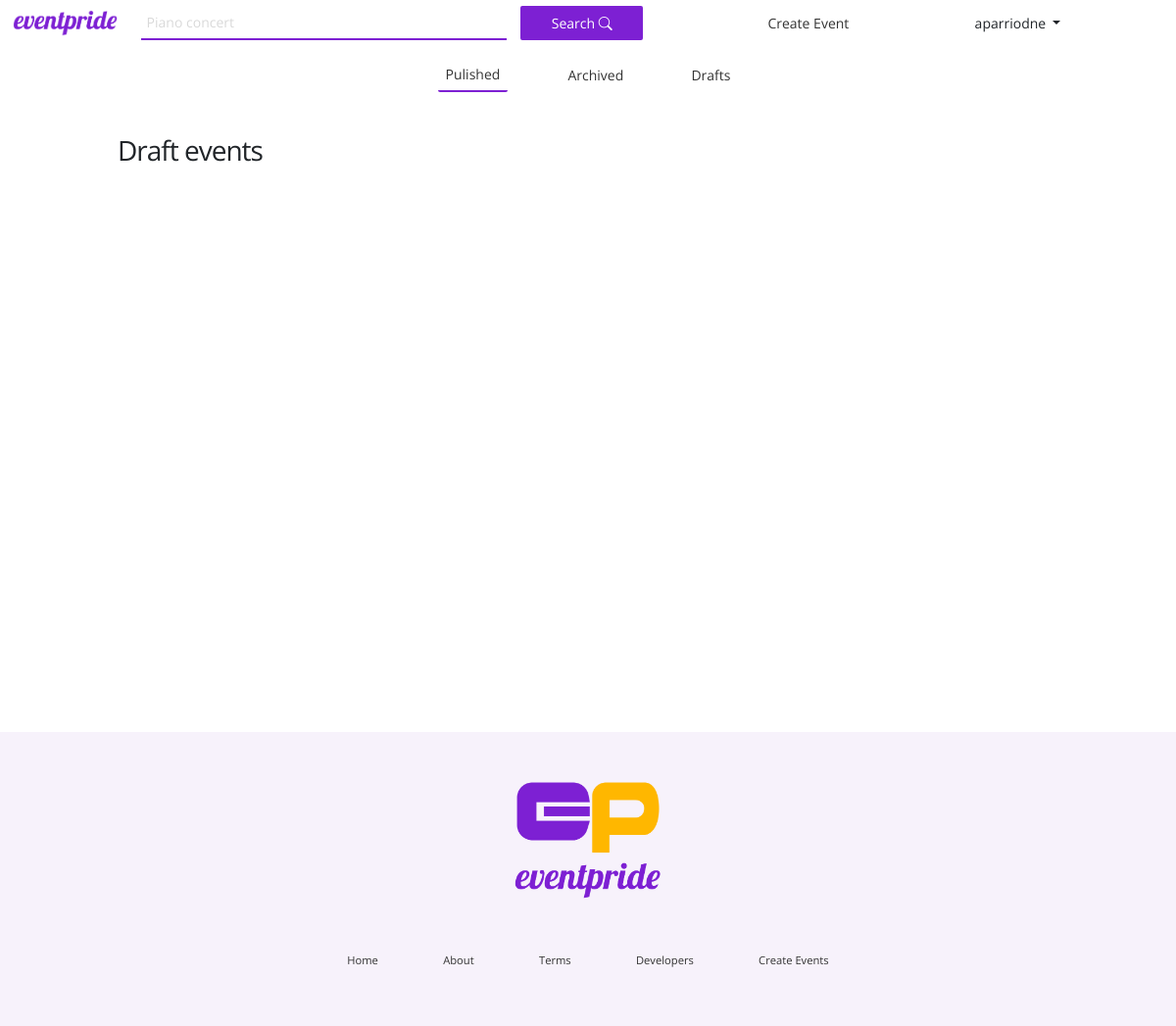
/events/archived/ (signed in), run on an earlier commit of the app's database.
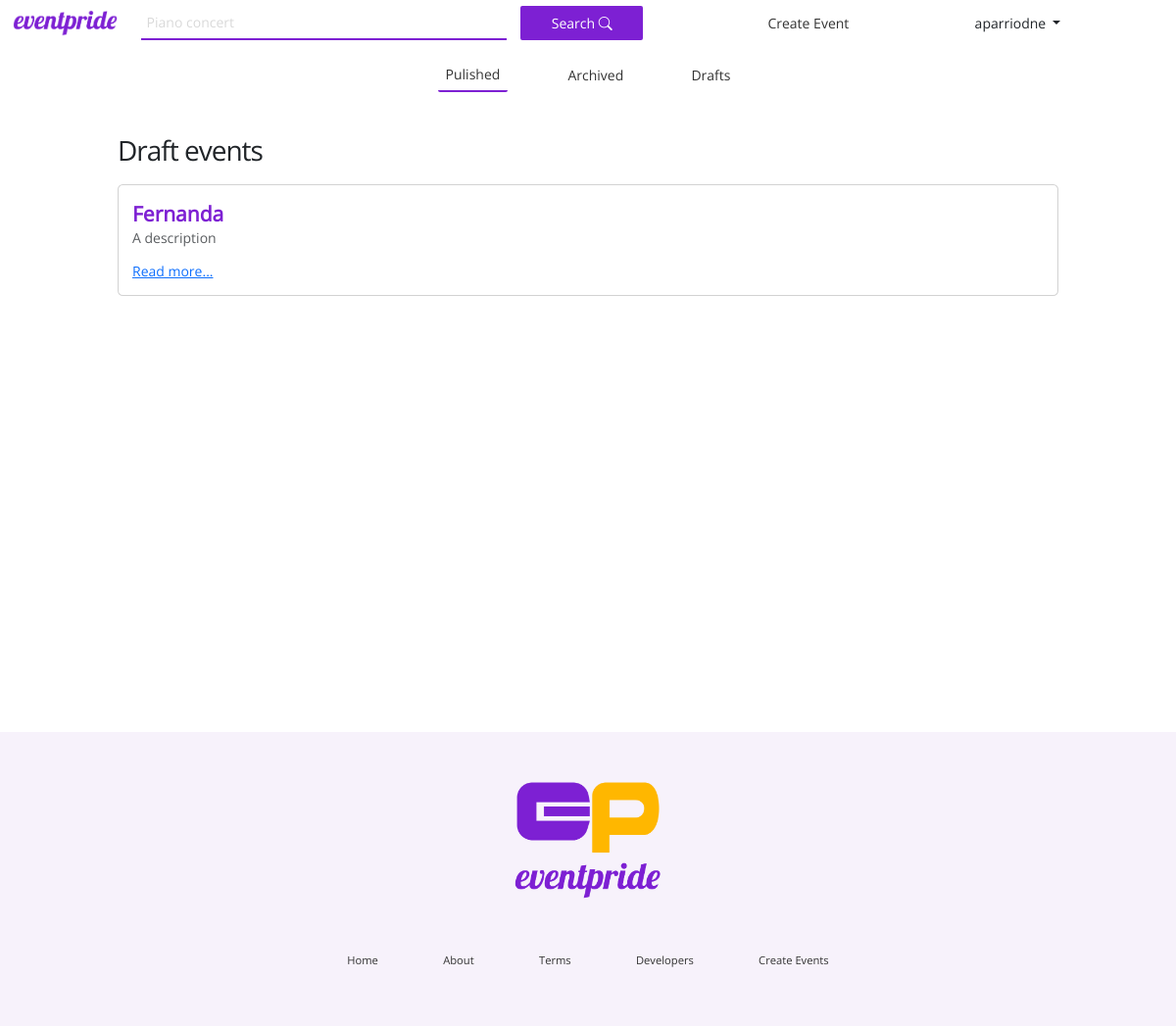
And on a later commit of the database.
### events/models.py (models this page shows, shortened)
class Event(models.Model):
    name = models.CharField(max_length=128)
    description = models.TextField()
    created_on = models.DateTimeField(auto_now_add=True)
    date_picker = models.DateField(null=True, blank=True)
    start_time = models.TimeField(null=True, blank=False)
    end_time = models.TimeField(null=True, blank=False, default=None)
    thumbnail = models.ImageField(upload_to='event_images', default=None, null=True)
    organizer = models.ForeignKey(
        get_user_model(),
        on_delete=models.CASCADE
    )
    status = models.ForeignKey(
        Status,
        on_delete=models.CASCADE,
        null=True, default='draft'
    )
    category = models.CharField(max_length=128, choices=CATEGORY_CHOICES, default='Arts')
    modality = models.CharField(max_length=128, choices=MODALITY_CHOICES, default='Virtual')
    city = models.CharField(max_length=128, choices=CITY_CHOICES, default='San Diego')

### events/views.py (the view)
# urls.py: path("archived/", views.ArchiveEventListView.as_view(), name="archived"),
class ArchiveEventListView(LoginRequiredMixin, ListView):
    template_name = "events/archived.html"
    model = Event
    def get_context_data(self, **kwargs):
        context = super().get_context_data(**kwargs)
        archived_count = Event.objects.filter(status__name='archvied').count()
        context['archived_count'] = archived_count
        return context

### templates/events/archived.html (shortened to what this page needs)
{% extends 'base.html' %}
{% block content %}
<div class="nav-manager-container">
    <nav class="nav-manager">
        <a class="a-primary all" href="{% url 'published'%}">Pulished</a>
        <a class="a-primary" href="{% url 'archived'%}">Archived</a>
        <a class="a-primary" href="{% url 'draft'%}">Drafts</a>
    </nav>
</div>
<div class="list-status">
    <div class="e-list">
        <p class="style4">Draft events</p>
        {% for event in event_list %}
        {% if event.status.name == 'archived' %}
        <div class="card">
            <div class="card-body">
                <p class="style5">{{ event.name }}</p>
                <h6 class="card-substitle mb-2 text-body-secondary">{{ event.description }}</h6>
                <a href="{% url 'event_detail' event.pk %}" class="card-link">Read more...</a>
            </div>
        </div>
        <br>
        {% endif %}
        {% endfor %}
    </div>
</div>
{% endblock content %}

What changed in the data, as far as the page shows it:
added Event: name "Fernanda", description "A description"
